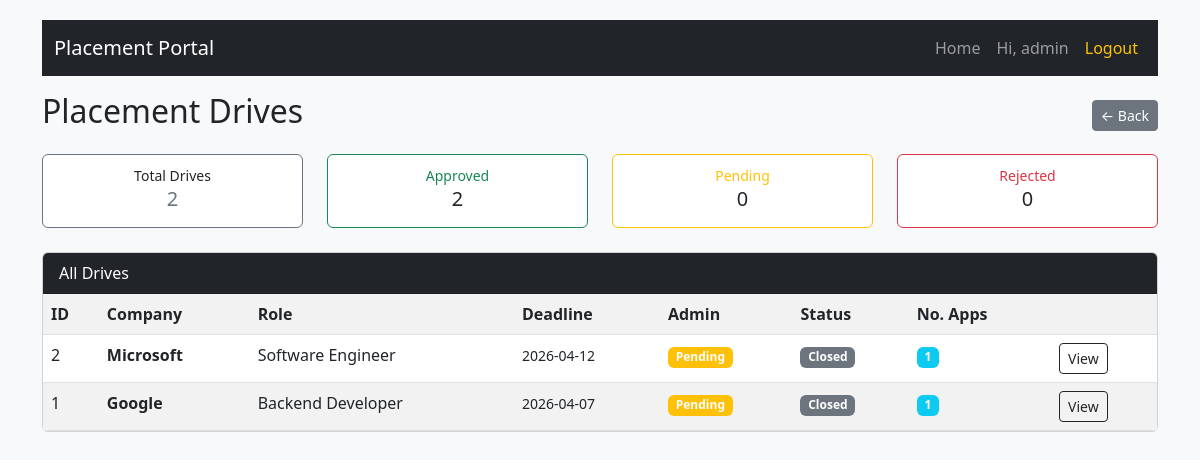
/admin/drives (signed in), run on an earlier commit of the app's database.
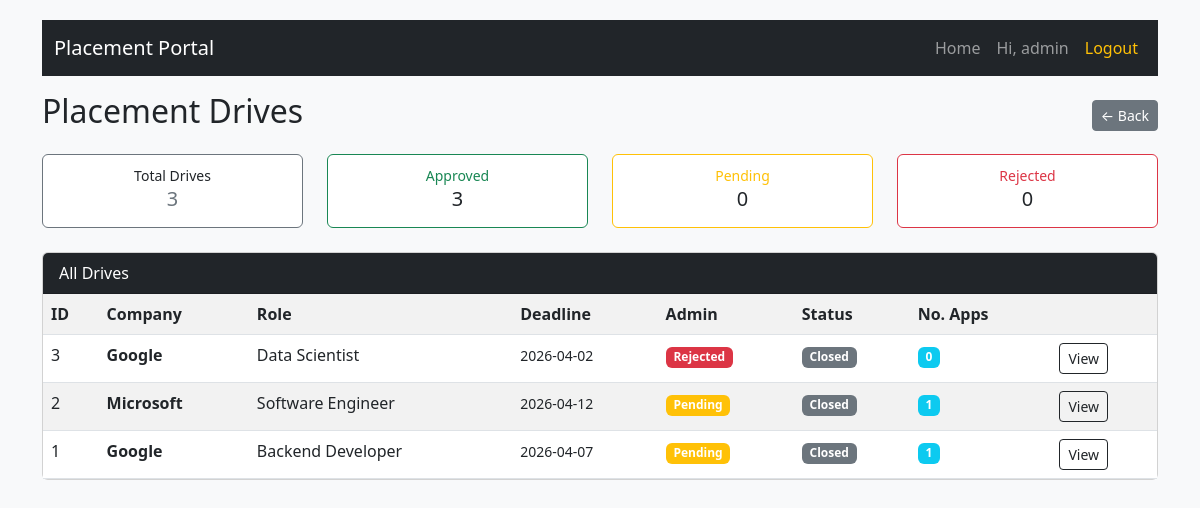
And on a later commit of the database.
### application/database/models.py (models this page shows)
class Placements(db.Model):
    __tablename__ = 'placements'
    id = db.Column(db.Integer, primary_key=True)
    company_id = db.Column(db.Integer, db.ForeignKey('company.id'), nullable=False)
    title = db.Column(db.String(100), nullable=False)
    description = db.Column(db.Text, nullable=False)
    reqSkills = db.Column(db.Text)
    experience = db.Column(db.String(50))
    salary = db.Column(db.String(50))
    deadline = db.Column(db.DateTime)
    website = db.Column(db.String(255))
    is_rejected = db.Column(db.Boolean, default=False)
    status = db.Column(db.Boolean, default=True) # Company can close the drive
    admin_approval = db.Column(db.Boolean, default=False) # Admin approves the drive
    applications = db.relationship('Application', backref='placements', lazy=True, cascade="all, delete-orphan")

class Company(db.Model):
    __tablename__ = 'company'
    id = db.Column(db.Integer, primary_key=True)
    user_id = db.Column(db.Integer, db.ForeignKey('user.id'), unique=True, nullable=False)
    company_name = db.Column(db.String(100), nullable=False)
    industry = db.Column(db.String(100),nullable = False)
    HRcontact = db.Column(db.String(10),nullable = False)
    approval = db.Column(db.Boolean, default=False) # Approval of the Admin for the company
    drives = db.relationship('Placements', backref='company', lazy=True, cascade="all, delete-orphan")

### application/admin_mgmt.py (the view)
@app.route('/admin/drives')
@login_required
@role_required('admin')
def admin_drives():
    placementDrives = models.Placements.query.order_by(models.Placements.id.desc()).all()
    totalCount = len(placementDrives)
    ok = 0 # approved
    bad = 0 # rejected
    wait = 0 # pending
    for d in placementDrives:
        if d.admin_approval == True:
            ok += 1
        elif d.is_rejected:
            bad += 1
        else:
            wait += 1
    statistics = {
        'total': totalCount,
        'approved': ok,
        'rejected': bad,
        'pending': wait
    }
    return render_template('drives_mgmt.html', drives=placementDrives, stats=statistics)

### application/__init__.py (called while the page is built)
@login_manager.user_loader
def load_user(user_id):
    return models.User.query.get(int(user_id))

def role_required(*roles):
    def wrapper(fn):
        @wraps(fn)
        def decorated_view(*args,**kwargs):
            if not current_user.is_authenticated:
                return login_manager.unauthorized()
            if current_user.role not in roles:
                flash("You do not have permission to access this page", "danger")
                return redirect(url_for('login'))
            return fn(*args , **kwargs)
        return decorated_view
    return wrapper

### application/templates/drives_mgmt.html (shortened to what this page needs)
{% extends "base.html" %}
{% block content %}
<div class="d-flex justify-content-between mb-3 align-items-center">
    <h2>Placement Drives</h2>
    <a href="{{ url_for('admin_dashboard') }}" class="btn btn-secondary btn-sm">← Back</a>
</div>
<div class="row mb-3">
    <div class="col-md-3 col-6 mb-2">
        <div class="card border-secondary">
            <div class="card-body text-center p-2">
                <small>Total Drives</small>
                <h5 class="text-secondary">{{ stats['total'] }}</h5>
            </div>
        </div>
    </div>
    <div class="col-md-3 col-6 mb-2">
        <div class="card border-success">
            <div class="card-body text-center p-2">
                <small class="text-success">Approved</small>
                <h5>{{ stats['approved'] }}</h5>
            </div>
        </div>
    </div>
    <div class="col-md-3 col-6 mb-2">
        <div class="card border-warning">
            <div class="card-body text-center p-2">
                <small class="text-warning">Pending</small>
                <h5>{{ stats['pending'] }}</h5>
            </div>
        </div>
    </div>
    <div class="col-md-3 col-6 mb-2">
        <div class="card border-danger">
            <div class="card-body text-center p-2">
                <small class="text-danger">Rejected</small>
                <h5>{{ stats['rejected'] }}</h5>
            </div>
        </div>
    </div>
</div>
<div class="card mb-4">
    <div class="card-header bg-dark text-white">
        All Drives
    </div>
    <div class="table-responsive">
        <table class="table table-striped table-hover mb-0">
            <tr>
                <th>ID</th>
                <th>Company</th>
                <th>Role</th>
                <th>Deadline</th>
                <th>Admin</th>
                <th>Status</th>
                <th>No. Apps</th>
                <th></th>
            </tr>
            {% if drives %}
                {% for drive in drives %}
                <tr>
                    <td>{{ drive.id }}</td>
                    <td><b>{{ drive.company.company_name }}</b></td>
                    <td>{{ drive.title }}</td>
                    <td>
                        <small>{{ drive.deadline.strftime('%Y-%m-%d') }}</small>
                    </td>
                    <td>
                        {% if drive.is_approved_by_admin %}
                            <span class="badge bg-success">Approved</span>
                        {% elif drive.is_rejected %}
                            <span class="badge bg-danger">Rejected</span>
                        {% else %}
                            <span class="badge bg-warning">Pending</span>
                        {% endif %}
                    </td>
                    <td>
                        {% if drive.is_active %}
                            <span class="badge bg-primary">Active</span>
                        {% else %}
                            <span class="badge bg-secondary">Closed</span>
                        {% endif %}
                    </td>
                    <td>
                        <span class="badge bg-info">{{ drive.applications|length }}</span>
                    </td>
                    <td>
                        <button class="btn btn-sm btn-outline-dark"
                                data-bs-toggle="modal"
                                data-bs-target="#driveModal{{ drive.id }}">
                            View
                        </button>
                    </td>
                </tr>
                {% endfor %}
            {% else %}
                <tr>
                    <td colspan="8" class="text-center text-muted">
                        No drives added yet
                    </td>
                </tr>
            {% endif %}
        </table>
    </div>
</div>
{% endblock %}

What changed in the data, as far as the page shows it:
added Placements: id "3", company.company_name "Google", title "Data Scientist", deadline "2026-04-02", is_rejected "Rejected", applications|length "0"
Also different on the page:
{{ stats['total'] }}: "2" → "3"
{{ stats['approved'] }}: "2" → "3"
